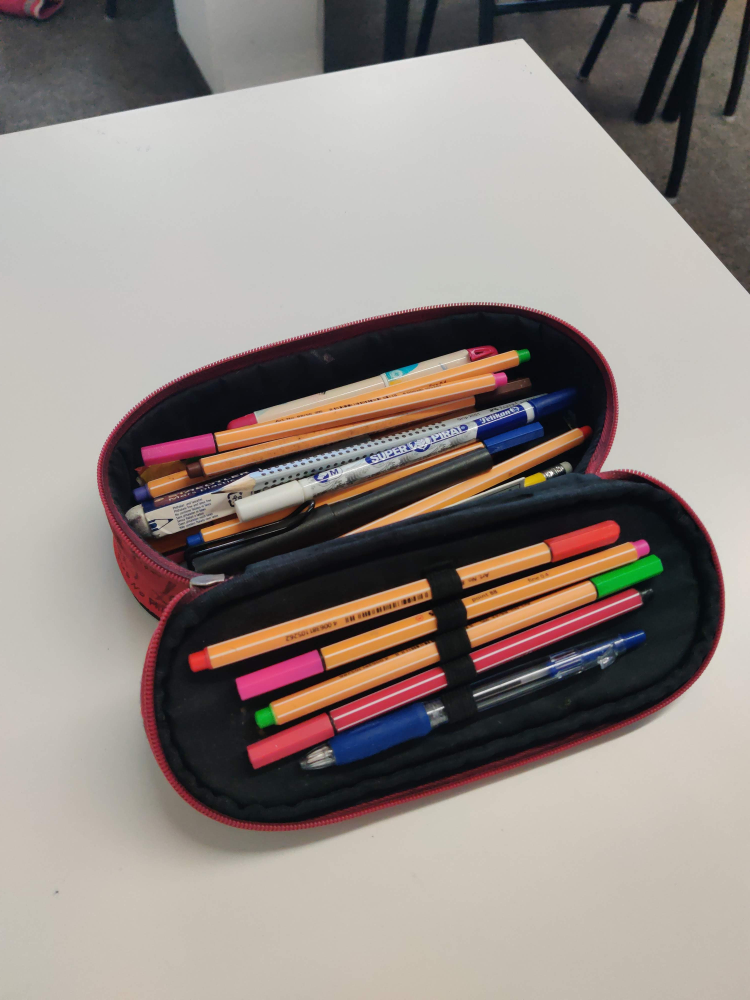
#> input picture Assignment_3/images/left.jpg, 3000 x 4000 px (shown at 1/4 size)
$ python assignment_3.py
#> lines starting #> are read from the running program, lines starting #| are printed output that depends on the picture
import cv2
import numpy as np


# [116 lines left out: functions drawlines, draw_epiline, visualize_sift_keypoints, find_matching_points, rectify_images, createDepthMap and 1 more, not called in this run]


# load images
imgL = cv2.imread("images/left.jpg", cv2.IMREAD_GRAYSCALE)
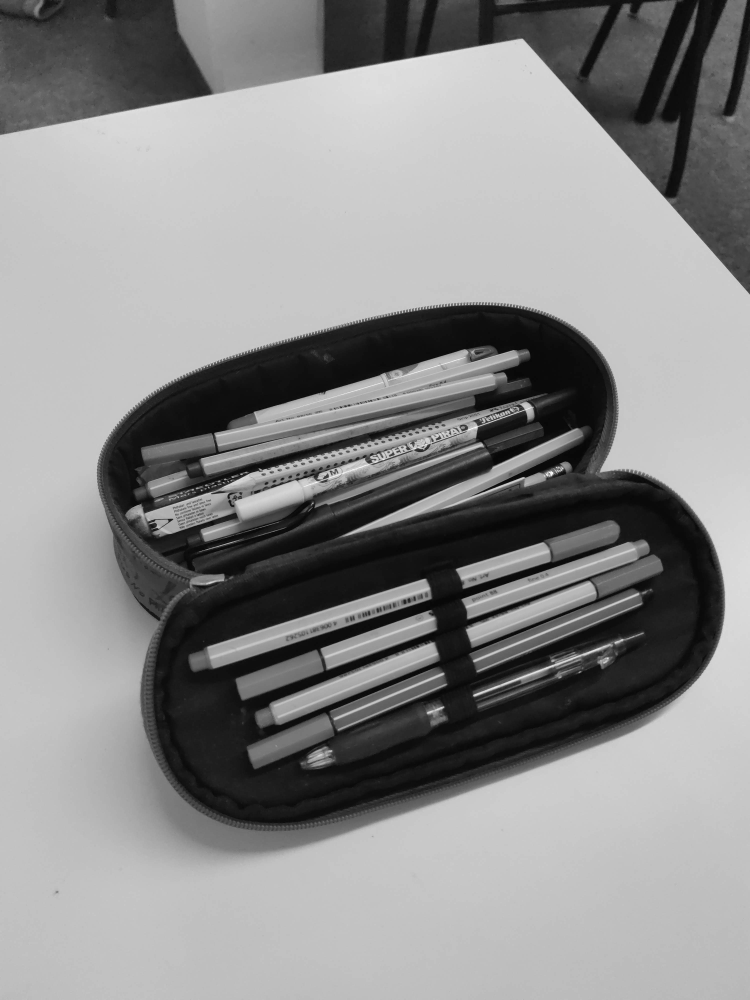
#> imgL: shape (4000, 3000) (shown at 1/4 size); min 0, max 255, mean 138.8
imgM = cv2.imread("images/middle.jpg", cv2.IMREAD_GRAYSCALE)
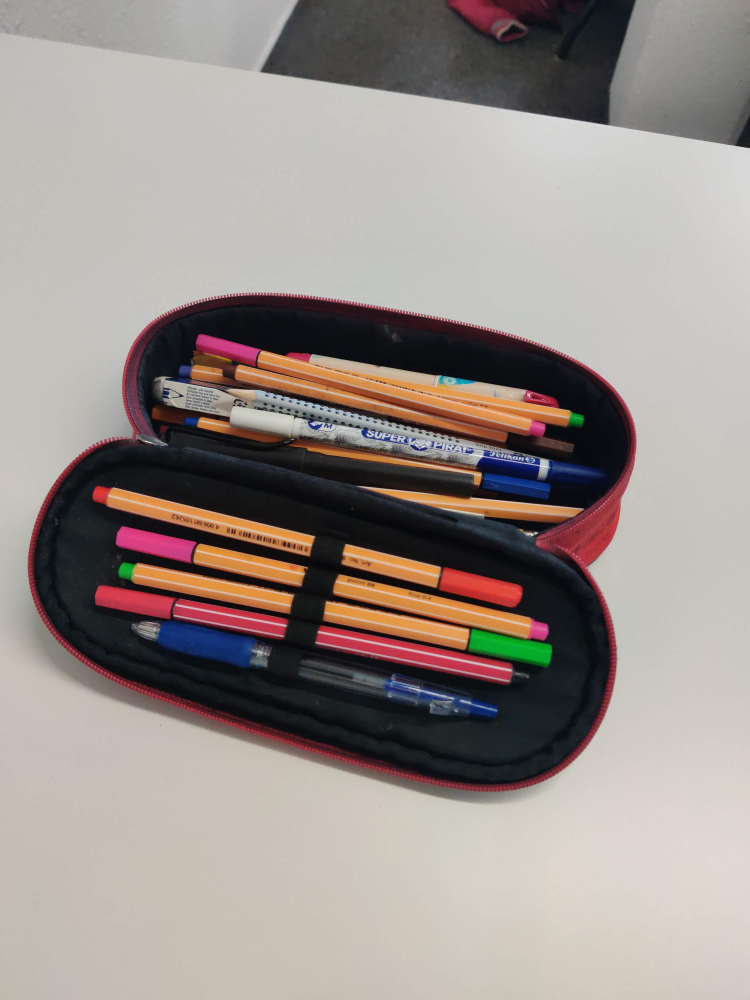
#> input picture Assignment_3/images/middle.jpg, 3000 x 4000 px (shown at 1/4 size)
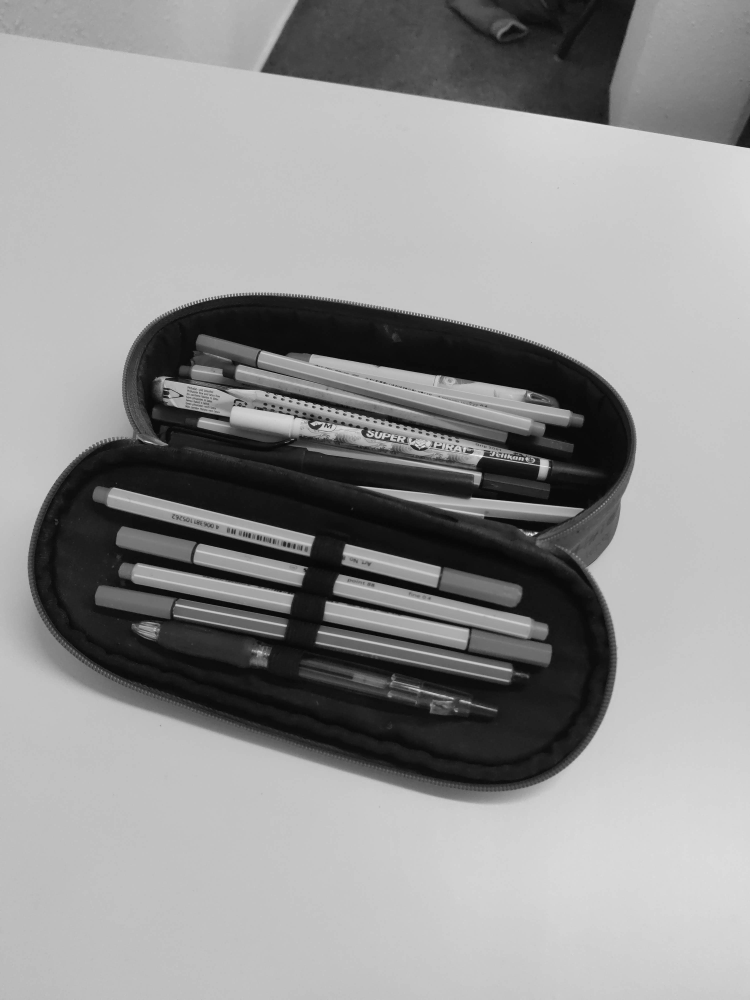
#> imgM: shape (4000, 3000) (shown at 1/4 size); min 0, max 255, mean 146.7
imgR = cv2.imread("images/right.jpg", cv2.IMREAD_GRAYSCALE)
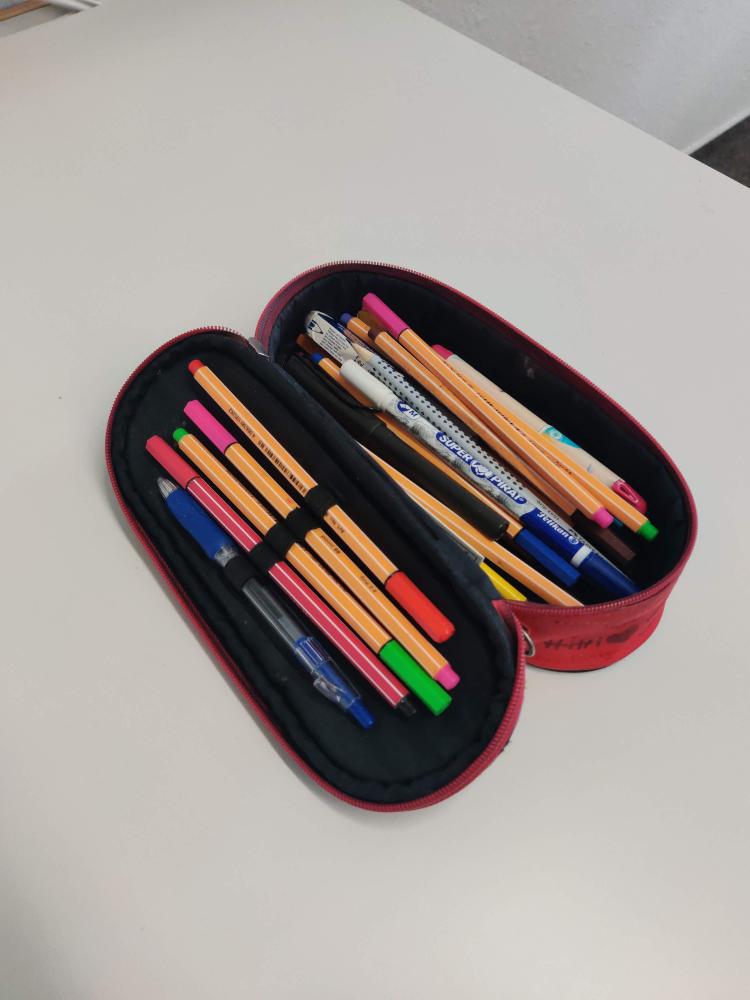
#> input picture Assignment_3/images/right.jpg, 3000 x 4000 px (shown at 1/4 size)
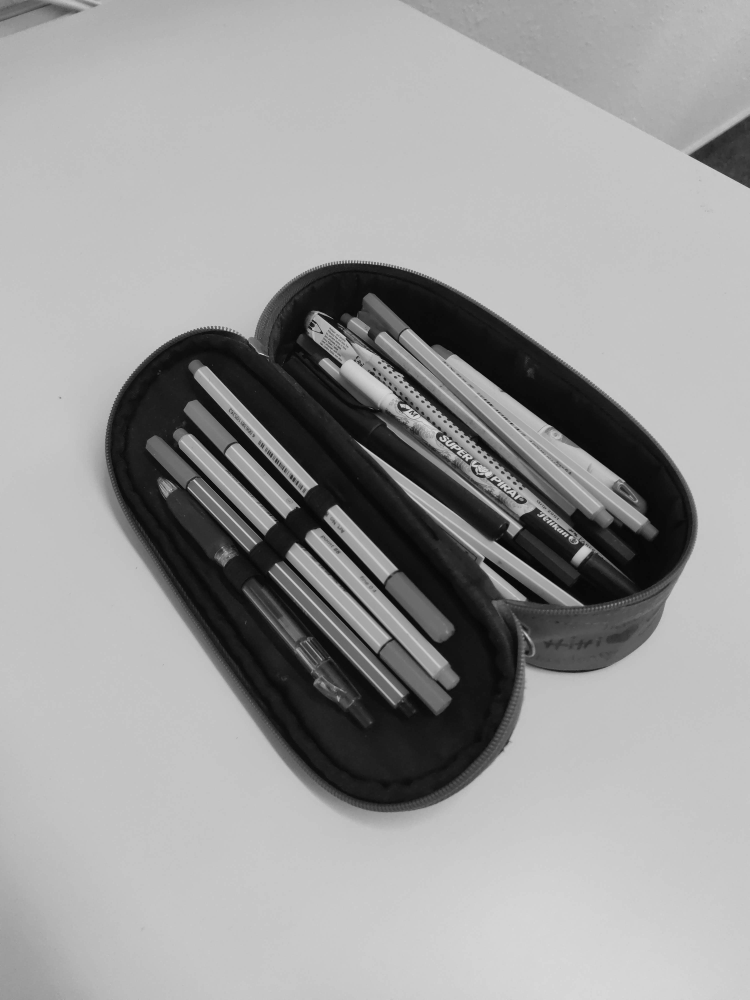
#> imgR: shape (4000, 3000) (shown at 1/4 size); min 0, max 255, mean 155.4

# find the keypoints and descriptors using SIFT_create
sift_object = cv2.SIFT_create()
#> (the run stopped early here; a loop or call above may not have finished)
